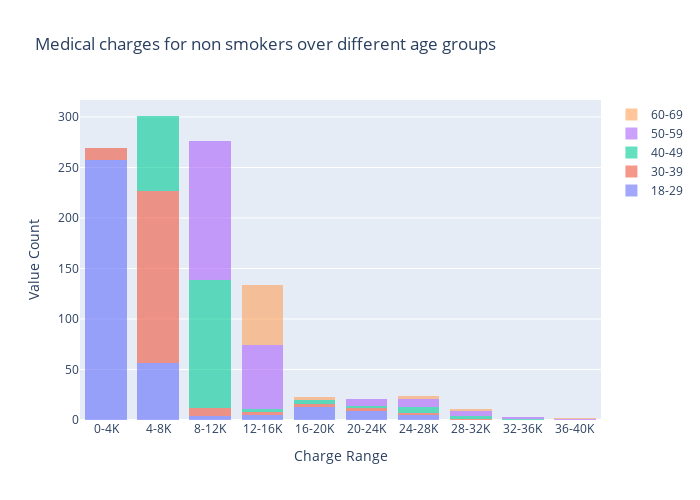

The notebook cell this image was saved under:
### Code cell
#### Non Smoker Charges VS Age
fig = go.Figure()

for age_range in df_plot.age_range.unique():
    fig.add_trace(go.Histogram(
        x=df_plot.loc[(df_plot.smoker=="no")&(df_plot.age_range==age_range),"charge_range"],
        histnorm='',
        name=age_range, # name used in legend and hover labels
        opacity=0.6
    ))

fig.update_layout(width=700, height=500, barmode = 'stack', title = 'Medical charges for non smokers over different age groups', 
          yaxis = dict(title = 'Value Count', automargin = True),
          xaxis = dict(title = 'Charge Range', automargin = True))
fig.update_xaxes(categoryarray=labels_charge)

fig.show()

### Figure 1 — Plotly figure (JSON) as saved in the notebook; plotly's stock layout.template omitted (floating-point values rounded to 4 significant figures; data arrays with more than 128 entries replaced by an {"elided": "..."} marker saying what was removed)
{"data": [{"histnorm": "", "name": "18-29", "opacity": 0.6, "type": "histogram", "x": {"elided": "349 str values"}}, {"histnorm": "", "name": "30-39", "opacity": 0.6, "type": "histogram", "x": {"elided": "203 str values"}}, {"histnorm": "", "name": "40-49", "opacity": 0.6, "type": "histogram", "x": {"elided": "220 str values"}}, {"histnorm": "", "name": "50-59", "opacity": 0.6, "type": "histogram", "x": {"elided": "223 str values"}}, {"histnorm": "", "name": "60-69", "opacity": 0.6, "type": "histogram", "x": ["12-16K", "12-16K", "12-16K", "28-32K", "12-16K", "12-16K", "12-16K", "12-16K", "12-16K", "12-16K", "12-16K", "12-16K", "12-16K", "12-16K", "12-16K", "12-16K", "12-16K", "16-20K", "24-28K", "12-16K", "12-16K", "12-16K", "12-16K", "12-16K", "24-28K", "12-16K", "12-16K", "12-16K", "12-16K", "12-16K", "12-16K", "12-16K", "28-32K", "12-16K", "16-20K", "12-16K", "12-16K", "12-16K", "12-16K", "12-16K", "24-28K", "12-16K", "12-16K", "16-20K", "12-16K", "12-16K", "12-16K", "12-16K", "12-16K", "12-16K", "12-16K", "12-16K", "12-16K", "12-16K", "12-16K", "12-16K", "12-16K", "36-40K", "12-16K", "12-16K", "12-16K", "12-16K", "12-16K", "12-16K", "12-16K", "12-16K", "12-16K", "12-16K", "12-16K"]}], "layout": {"barmode": "stack", "height": 500, "title": {"text": "Medical charges for non smokers over different age groups"}, "width": 700, "xaxis": {"automargin": true, "categoryarray": ["0-4K", "4-8K", "8-12K", "12-16K", "16-20K", "20-24K", "24-28K", "28-32K", "32-36K", "36-40K", "40-44K", "44-48K", "48-52K", "52-56K", "56-60K", "60-64K", "64-68K", "68-72K", "72-76K", "76-80K"], "title": {"text": "Charge Range"}}, "yaxis": {"automargin": true, "title": {"text": "Value Count"}}}}
